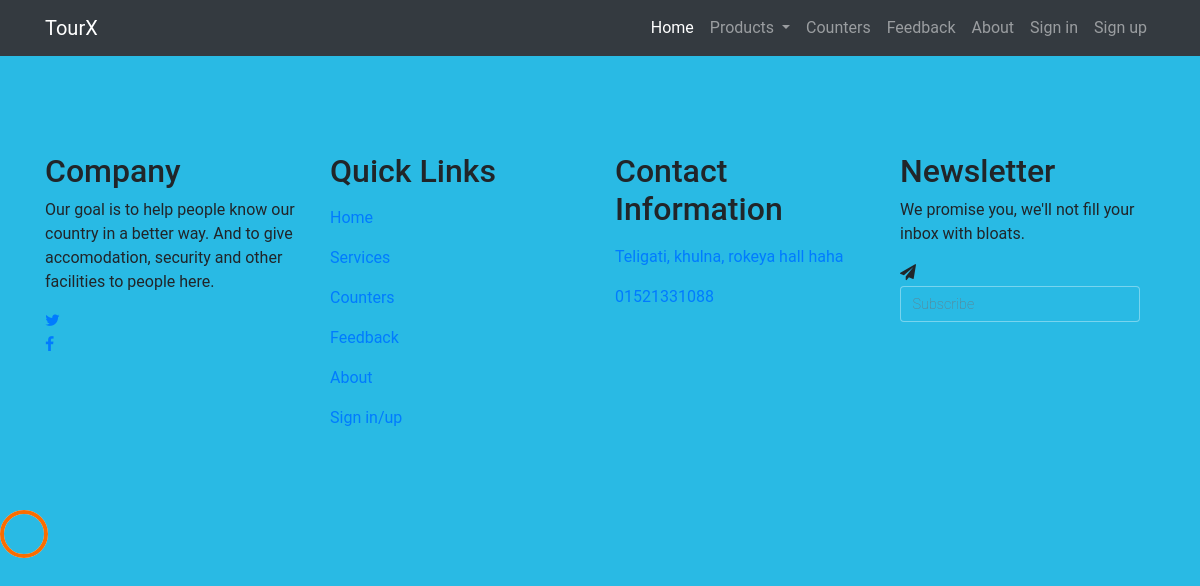
Before: /tour/3/ with the older database file.
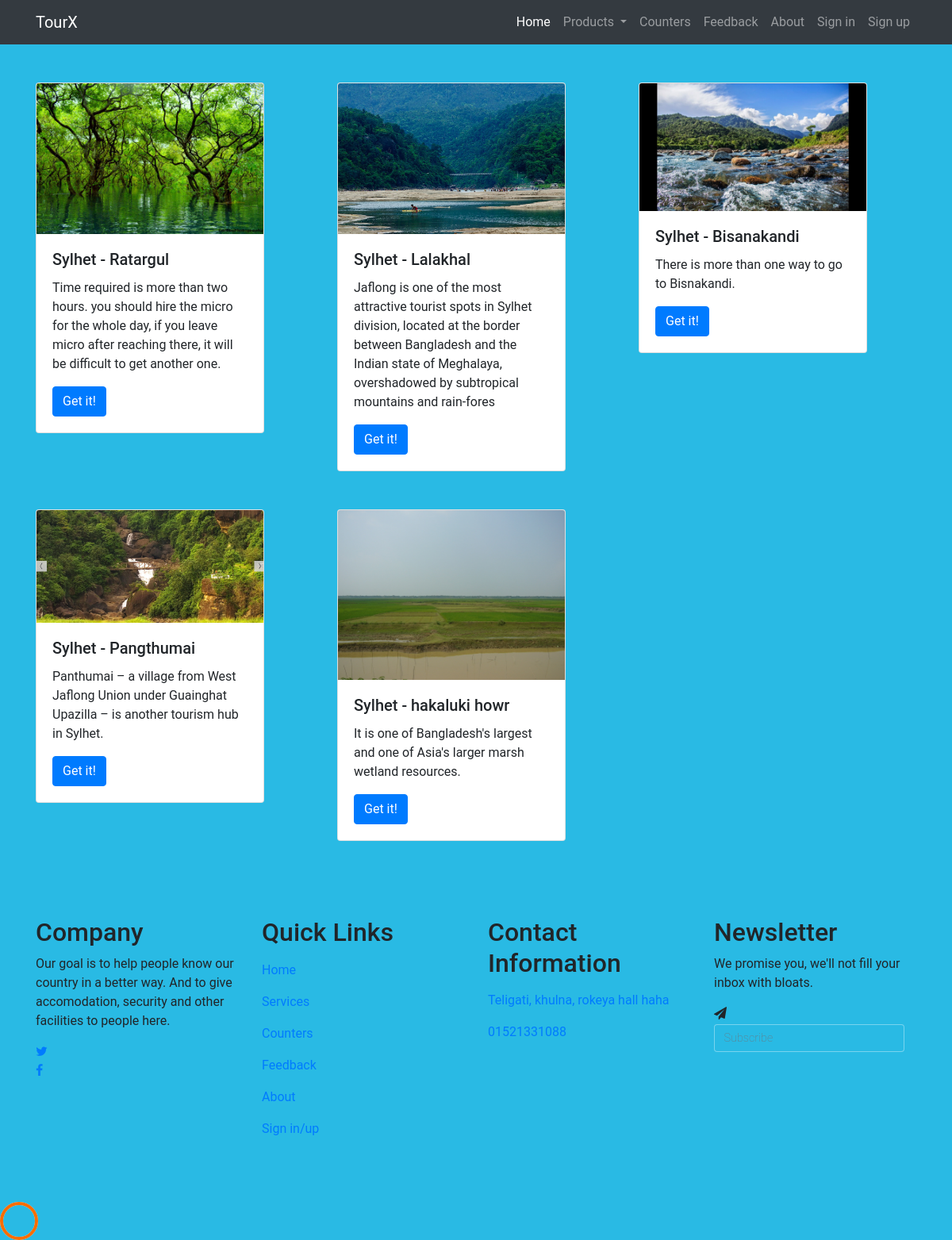
After: the same page with the newer database file.
### tourx/models.py (models this page shows)
class Place(models.Model):
    name = models.CharField(max_length=60)
    description = models.CharField(max_length=200)
    picture = models.ImageField(upload_to='maps')
    map = models.ImageField(upload_to='places')
    distance = models.CharField(max_length=10)
    price = models.CharField(max_length=10)
    review = models.CharField(max_length=200)

### tourx/views.py (the view, shortened to what this page needs)
# urls.py: path('tour/<val>/', views.tour, name='tour'),
def tour(request, val):
    print('In tour')
    if val == '1':
        jumbo_title = 'I want to travel to...'
        search = 'Sylhet?'
        next_des = 2
        typ = 'tour'
        context = {'jumbo_title': jumbo_title, 'search': search, 'next': next_des, 'type': typ}
        return render(request, template_name='tour.html', context=context)
    else:
        product_list = models.Place.objects.all()
        typ = 'tour'
        context = {'products': product_list, 'type': typ}
        print(product_list)
        return render(request, template_name='selection.html', context=context)

### templates/selection.html
{% extends 'base.html' %}
{% block content %}
    {% include 'product_list.html' with objects='hello' %}
{% endblock %}

### templates/base.html (shortened to what this page needs)
{% load static %}
<!DOCTYPE html>
<html lang="en">
<head>
    <link rel="stylesheet" href="https://cdnjs.cloudflare.com/ajax/libs/twitter-bootstrap/4.3.1/css/bootstrap.min.css">
    <link rel="stylesheet" href="https://cdnjs.cloudflare.com/ajax/libs/open-iconic/1.1.1/font/css/open-iconic-bootstrap.min.css">
    <link rel="stylesheet" href="https://cdnjs.cloudflare.com/ajax/libs/OwlCarousel2/2.3.4/assets/owl.carousel.min.css">
    <link rel="stylesheet" href="https://cdnjs.cloudflare.com/ajax/libs/OwlCarousel2/2.3.4/assets/owl.theme.default.min.css">
    <link rel="stylesheet" href="https://cdnjs.cloudflare.com/ajax/libs/magnific-popup.js/1.1.0/magnific-popup.min.css">
    <link rel="stylesheet" href="https://cdnjs.cloudflare.com/ajax/libs/aos/2.3.4/aos.css">
    <link rel="stylesheet" href="https://cdnjs.cloudflare.com/ajax/libs/ionicons/4.4.8/css/ionicons.min.css">
    <link rel="stylesheet" href="https://cdnjs.cloudflare.com/ajax/libs/bootstrap-datepicker/1.8.0/css/bootstrap-datepicker.min.css">
    <link rel="stylesheet" href="https://cdnjs.cloudflare.com/ajax/libs/jquery-timepicker/1.10.0/jquery.timepicker.min.css">
    <link rel="stylesheet" href="{% static 'css/base.css' %}">
    <link rel="stylesheet" href="{% static 'css/animate.css' %}">
    <link rel="stylesheet" href="{% static 'css/flaticon.css' %}">
    <link rel="stylesheet" href="{% static 'css/icomoon.css' %}">
</head>
<body>
<nav class="navbar navbar-expand-lg navbar-dark ftco_navbar bg-dark ftco-navbar-light" id="ftco-navbar">
    <div class="container">
        <a class="navbar-brand" href="index.html">TourX</a>
        <div class="collapse navbar-collapse" id="ftco-nav">
            <ul class="navbar-nav ml-auto">
                <li class="nav-item active"><a href="{% url 'home' %}" class="nav-link">Home</a></li>
                <li class="nav-item dropdown">
                    <a class="nav-link dropdown-toggle" href="#" id="dropdown04" data-toggle="dropdown" aria-haspopup="true" aria-expanded="false">
                        Products
                    </a>
                </li>
                <li class="nav-item"><a href="{% url 'counters' %}" class="nav-link">Counters</a></li>
                <li class="nav-item"><a href="about" class="nav-link">Feedback</a></li>
                <li class="nav-item"><a href="#about" class="nav-link">About</a></li>
                {% if user.is_authenticated %}
                    <li class="nav-item"><a href="{% url 'loggedin' %}" class="nav-link"><img src="{{ user.profile_pic.url }}" height="20px" width="20px" alt="Profile picture"/> {{ user.email }}</a></li>
                    <li class="nav-item"><a href="{% url 'logout' %}" class="nav-link">Log Out</a></li>
                {% else %}
                    <li class="nav-item"><a href="{% url 'login' %}" class="nav-link">Sign in</a></li>
                    <li class="nav-item"><a href="{% url 'signup' %}" class="nav-link">Sign up</a></li>
                {% endif %}
            </ul>
        </div>
    </div>
</nav>
{% block content %}
{% endblock %}
<footer class="ftco-footer ftco-bg-dark ftco-section" id="about">
    <div class="container">
        <div class="row mb-5">
            <div class="col-md">
                <div class="ftco-footer-widget mb-4">
                    <h2 class="ftco-heading-2">Company</h2>
                    <p>Our goal is to help people know our country in a better way. And to give accomodation, security and other facilities to people here.</p>
                    <ul class="ftco-footer-social list-unstyled float-md-left float-lft">
                        <li class="ftco-animate"><a href="#"><span class="icon-twitter"></span></a></li>
                        <li class="ftco-animate"><a href="#"><span class="icon-facebook"></span></a></li>
                    </ul>
                </div>
            </div>
            <div class="col-md">
                <div class="ftco-footer-widget mb-4">
                    <h2 class="ftco-heading-2">Quick Links</h2>
                    <ul class="list-unstyled">
                        <li><a href="#" class="py-2 d-block">Home</a></li>
                        <li><a href="#" class="py-2 d-block">Services</a></li>
                        <li><a href="#" class="py-2 d-block">Counters</a></li>
                        <li><a href="#" class="py-2 d-block">Feedback</a></li>
                        <li><a href="#" class="py-2 d-block">About</a></li>
                        <li><a href="#" class="py-2 d-block">Sign in/up</a></li>
                    </ul>
                </div>
            </div>
            <div class="col-md">
                <div class="ftco-footer-widget mb-4">
                    <h2 class="ftco-heading-2">Contact Information</h2>
                    <ul class="list-unstyled">
                        <li><a href="#" class="py-2 d-block">Teligati, khulna, rokeya hall haha</a></li>
                        <li><a href="#" class="py-2 d-block">01521331088</a></li>
                    </ul>
                </div>
            </div>
            <div class="col-md">
                <div class="ftco-footer-widget mb-4">
                    <h2 class="ftco-heading-2">Newsletter</h2>
                    <p>We promise you, we'll not fill your inbox with bloats.</p>
                    <form action="#" class="subscribe-form">
                        <div class="form-group">
                            <span class="icon icon-paper-plane"></span>
                            <input type="text" class="form-control" placeholder="Subscribe">
                        </div>
                    </form>
                </div>
            </div>
        </div>
    </div>
</footer>
<div id="ftco-loader" class="show fullscreen">
    <svg class="circular" width="48px" height="48px">
        <circle class="path-bg" cx="24" cy="24" r="22" fill="none" stroke-width="4" stroke="#eeeeee"></circle>
        <circle class="path" cx="24" cy="24" r="22" fill="none" stroke-width="4" stroke-miterlimit="10" stroke="#F96D00"></circle>
    </svg>
</div>
</body>
</html>

### templates/product_list.html (shortened to what this page needs)
{% load static %}
<div class="container pt-5">
    <div class="row pb-5">
        {% for product in products %}
            <div class="col-4 pb-5">
                <div class="card" style="width: 18rem;">
                    <img src="{{ product.picture.url }}" class="card-img-top" alt="...">
                    <div class="card-body">
                        <h5 class="card-title">{{ product.name }}</h5>
                        <p class="card-text">{{ product.description }}</p>
                        <button type="button" class="btn btn-primary" data-toggle="modal" data-target="#buy_modal_{{ product.id }}">Get it!</button>
                    </div>
                </div>
            </div>
        {% endfor %}
    </div>
</div>

### static/css/base.css (style rules this page uses)
body { background-size: cover; background: #29bae4 fixed; font-family: 'Roboto', sans-serif; }
input[type="text"], input[type="email"], input[type="password"] { font-size: 0.9em; color: #fff; font-weight: 100; width: 94.5%; display: block; border: none; padding: 0.8em; border: solid 1px rgba(255, 255, 255, 0.37); -webkit-transition: all 0.3s cubic-bezier(0.64, 0.09, 0.08, 1); transition: all 0.3s cubic-bezier(0.64, 0.09, 0.08, 1); background: -webkit-linear-gradient(top, rgba(255, 255, 255, 0) 96%, #fff 4%); background: linear-gradient(to bottom, rgba(255, 255, 255, 0) 96%, #fff 4%); background-position: -800px 0; background-size: 100%; background-repeat: no-repeat; color: #fff; font-family: 'Roboto', sans-serif; }
@media (max-width: 1440px) { input[type="text"], input[type="email"], input[type="password"] { width: 94%; } }

### static/css/icomoon.css (style rules this page uses)
[class^=icon-],[class*=" icon-"] { font-family:icomoon!important;speak:none;font-style:normal;font-weight:400;font-variant:normal;text-transform:none;line-height:1;-webkit-font-smoothing:antialiased;-moz-osx-font-smoothing:grayscale }
.icon-twitter:before { content:"\f099" }
.icon-facebook:before { content:"\f09a" }
.icon-paper-plane:before { content:"\f1d8" }

Changed rows visible on the page:
added Place: picture (picture), name "Sylhet - Ratargul", description "Time required is more than two hours. you should hire the micro for the whole day, if you leave micro after reaching there, it will be difficult to get another one."
added Place: picture (picture), name "Sylhet - Lalakhal", description "Jaflong is one of the most attractive tourist spots in Sylhet division, located at the border between Bangladesh and the Indian state of Meghalaya, overshadowed by subtropical mountains and rain-fores"
added Place: picture (picture), name "Sylhet - Bisanakandi", description "There is more than one way to go to Bisnakandi."
added Place: picture (picture), name "Sylhet - Pangthumai", description "Panthumai – a village from West Jaflong Union under Guainghat Upazilla – is another tourism hub in Sylhet."
added Place: picture (picture), name "Sylhet - hakaluki howr", description "It is one of Bangladesh's largest and one of Asia's larger marsh wetland resources."
